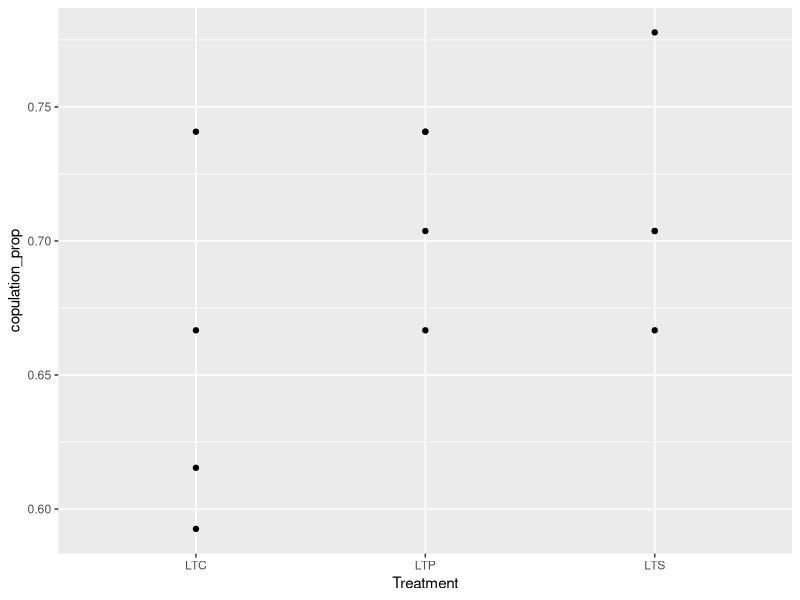
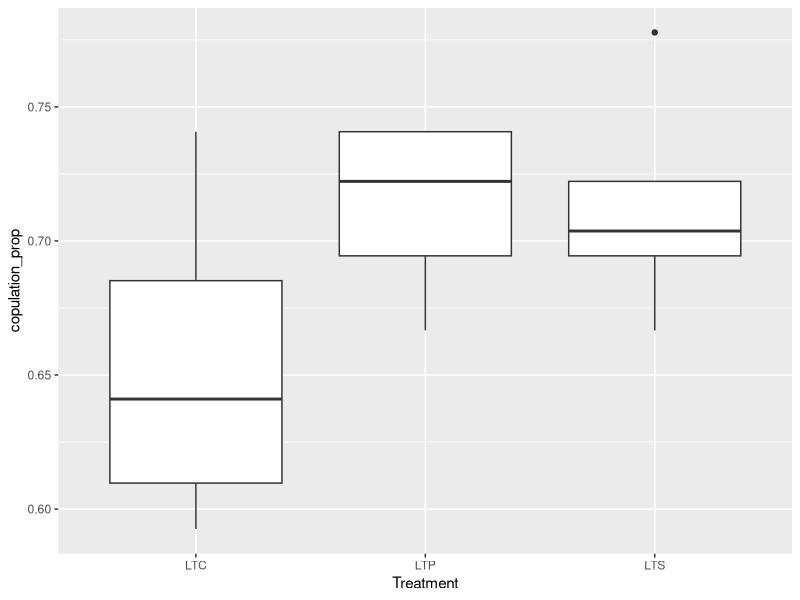
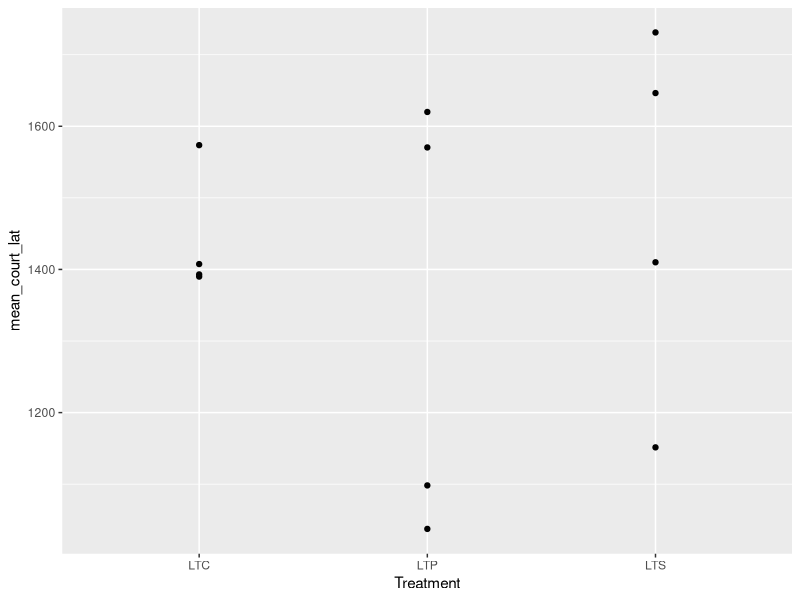
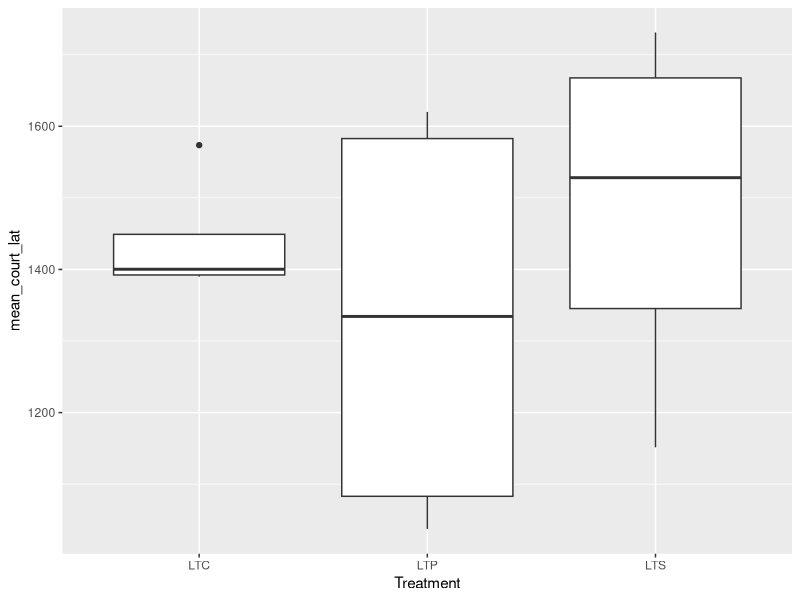
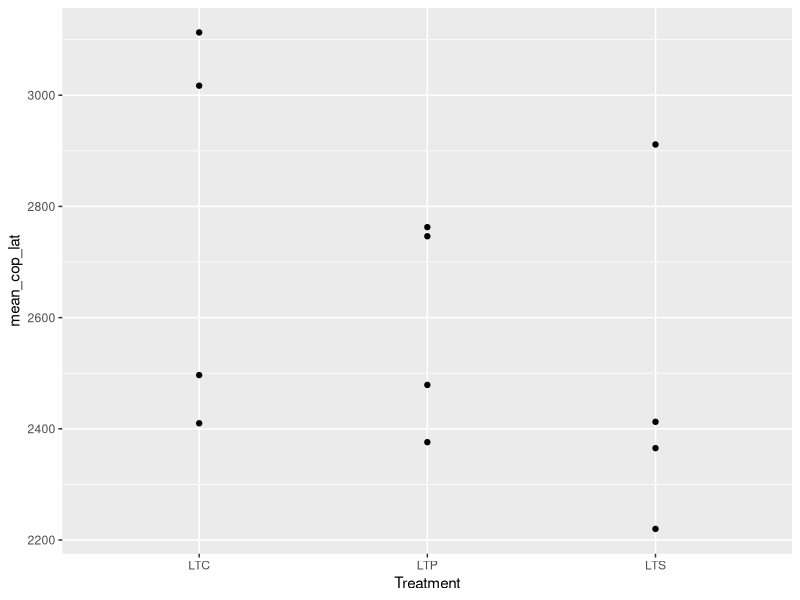
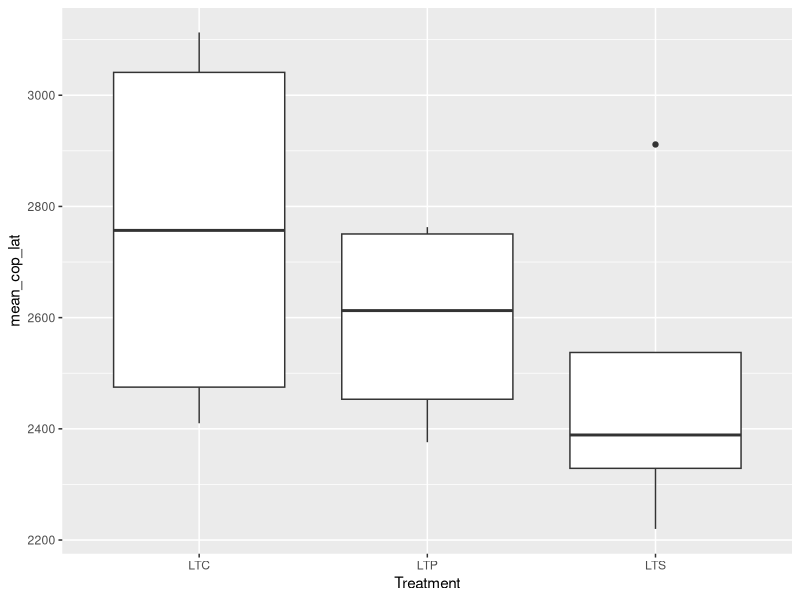
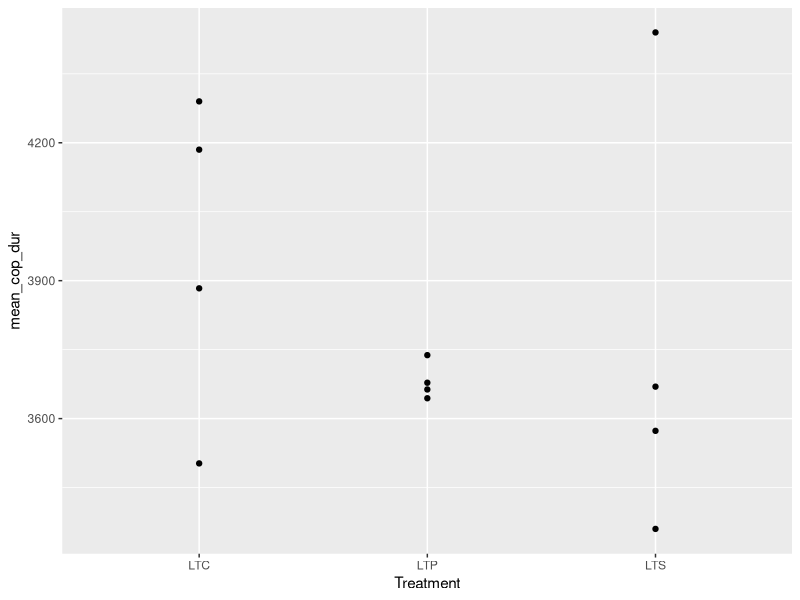
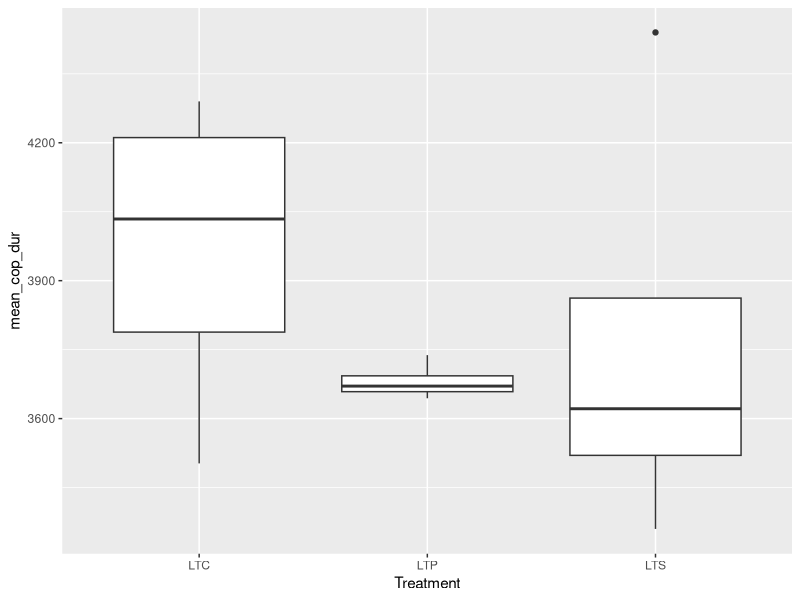

Source code (R) for these figures, in order:
# Data from Abhijna of the long term populations and their courtship and copulation data

library(ggplot2)
library(dplyr)
library(tidyr)

#library(lme4)
#library(car)

#Change working directory to the Data folder (if from script folder to start)!
setwd("~/Bioinformatics/Long_Term_Data/Data_LongTermPopulationExperiments_Git/PredationCourtship/data")
AP_evolved_data <- read.csv("AP_EvolvedPopCourtshipCopulation_2014.csv", h=T)

#Start time of agebin 4 not recorded: so removed
AP_evolved_data <- AP_evolved_data[-which(AP_evolved_data$Bin4 == "" & AP_evolved_data$AgeBin =="4"),]
#Make relative start times:
AP_evolved_data$StartTime <- as.difftime(as.character(AP_evolved_data$StartTime), format = "%H:%M", units = "secs")
AP_evolved_data$CourtshipLatency <- as.difftime(as.character(AP_evolved_data$CourtshipLatency), format = "%H:%M", units = "secs")
AP_evolved_data$Bin2 <- as.difftime(as.character(AP_evolved_data$Bin2), format = "%H:%M", units = "secs")
AP_evolved_data$Bin3 <- as.difftime(as.character(AP_evolved_data$Bin3), format = "%H:%M", units = "secs")
AP_evolved_data$Bin4 <- as.difftime(as.character(AP_evolved_data$Bin4), format = "%H:%M", units = "secs")
AP_evolved_data$CopulationLatency <- as.difftime(as.character(AP_evolved_data$CopulationLatency), format = "%H:%M", units = "secs")
AP_evolved_data$CopulationDuration <- as.difftime(as.character(AP_evolved_data$CopulationDuration), format = "%H:%M", units = "secs")

AP_evolved_data$CourtshipLatency <- with(AP_evolved_data, CourtshipLatency - StartTime)
AP_evolved_data$CopulationLatency <- with(AP_evolved_data, CopulationLatency - StartTime)
AP_evolved_data$CopulationDuration <- with(AP_evolved_data, CopulationDuration - StartTime)
AP_evolved_data$Bin2 <- with(AP_evolved_data, Bin2 - StartTime)
AP_evolved_data$Bin3 <- with(AP_evolved_data, Bin3 - StartTime)
AP_evolved_data$Bin4 <- with(AP_evolved_data, Bin4 - StartTime)
AP_evolved_data$Bin1 <- with(AP_evolved_data, StartTime - StartTime)


#Relative start times for each thing

AP_evolved_data <- within(AP_evolved_data, { 
  Rel_Court_lat = ifelse (AgeBin == 1, CourtshipLatency-Bin1, ifelse(AgeBin == 2, CourtshipLatency-Bin2, ifelse(AgeBin == 3, CourtshipLatency-Bin3, ifelse(AgeBin == 4, CourtshipLatency-Bin4, 0))))})


AP_evolved_data <- within(AP_evolved_data, { 
  Rel_Cop_lat = ifelse (AgeBin == 1, CopulationLatency-Bin1, ifelse(AgeBin == 2, CopulationLatency-Bin2, ifelse(AgeBin == 3, CopulationLatency-Bin3, ifelse(AgeBin == 4, CopulationLatency-Bin4, 0))))})

AP_evolved_data <- within(AP_evolved_data, { 
  Rel_Cop_dur = ifelse (AgeBin == 1, CopulationDuration-Bin1, ifelse(AgeBin == 2, CopulationDuration-Bin2, ifelse(AgeBin == 3, CopulationDuration-Bin3, ifelse(AgeBin == 4, CopulationDuration-Bin4, 0))))})

head(AP_evolved_data)
#New Data frame with only important data:
AP_Data <- subset(AP_evolved_data, select = c(Treatment, Rep, Rel_Court_lat, Rel_Cop_lat, Rel_Cop_dur, Copulation))

#AP_court_lat <- subset(AP_Data, select = c(Treatment, Rep, Rel_Court_lat))
#AP_cop_dur <- subset(AP_Data, select = c(Treatment, Rep, Rel_Cop_dur))
#AP_cop_lat <- subset(AP_Data, select = c(Treatment, Rep, Rel_Cop_lat))


#AP_evolved_data <- AP_evolved_data[-which(AP_evolved_data$Bin4 == "" & AP_evolved_data$AgeBin =="4"),]

#AP_court_lat <- AP_court_lat[-which(AP_court_lat$Rel_Court_lat == ""),]
#AP_cop_lat <- AP_cop_lat[-which(AP_cop_lat$Rel_Cop_lat ==""),]
#AP_cop_dur <- AP_cop_dur[-which(AP_cop_dur$Rel_Cop_dur ==""),]

AP_groups <-AP_Data %>%
  group_by(Treatment, Rep) %>%
  summarise(copulation_prop=sum(Copulation/(n())), mean_court_lat= mean(Rel_Court_lat, na.rm = TRUE), mean_cop_lat = mean(Rel_Cop_lat, na.rm=TRUE), mean_cop_dur = mean(Rel_Cop_dur, na.rm=TRUE), cop_sum=sum(Copulation))

p1 <- ggplot(AP_groups, aes(x = Treatment, y = copulation_prop))
p2 <- ggplot(AP_groups, aes(x=Treatment, y = mean_court_lat))
p3 <- ggplot(AP_groups, aes(x=Treatment, y = mean_cop_lat))
p4 <- ggplot(AP_groups, aes(x=Treatment, y = mean_cop_dur))
p5 <- ggplot(AP_groups, aes(x=Rep, y=cop_sum, colour=Treatment))

p1+geom_point()
p1+geom_boxplot()

p2+geom_point()
p2+geom_boxplot()

p3+geom_point()
p3+geom_boxplot()

p4+geom_point()
p4+geom_boxplot()

p5+geom_point()
p5+geom_boxplot()


head(AP_Data)
p6 <- ggplot(AP_Data, aes(x = Treatment, y = Rel_Court_lat))
p7 <- ggplot(AP_Data, aes(x=Treatment, y = Rel_Cop_lat))
p8 <- ggplot(AP_Data, aes(x=Treatment, y = Rel_Cop_dur))
p9 <- ggplot(AP_Data, aes(x=Treatment, y = Copulation))

p6+geom_boxplot()
p7+geom_boxplot()
p8+geom_boxplot()
p9+geom_count()
